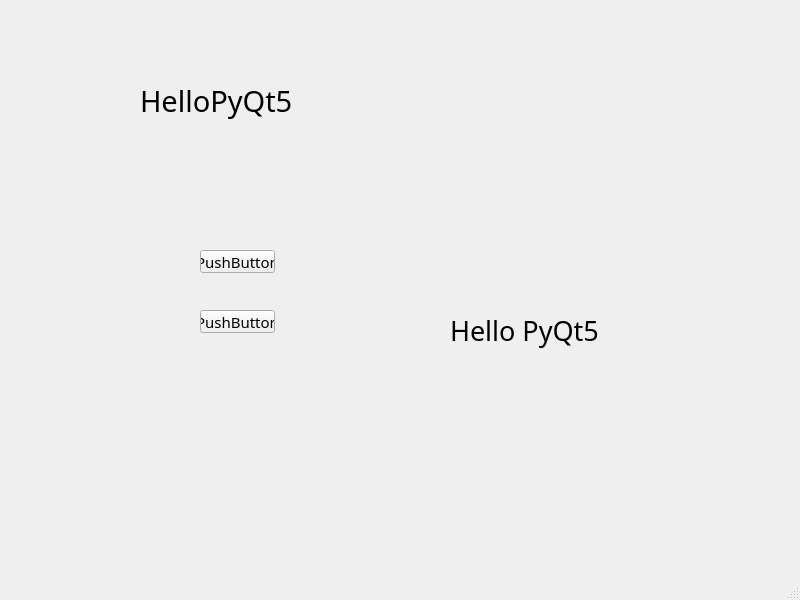
<?xml version="1.0" encoding="UTF-8"?>
<ui version="4.0">
 <class>MainWindow</class>
 <widget class="QMainWindow" name="MainWindow">
  <property name="geometry">
   <rect>
    <x>0</x>
    <y>0</y>
    <width>800</width>
    <height>600</height>
   </rect>
  </property>
  <property name="font">
   <font>
    <family>Agency FB</family>
    <pointsize>22</pointsize>
   </font>
  </property>
  <property name="windowTitle">
   <string>Say Hello</string>
  </property>
  <widget class="QWidget" name="centralwidget">
   <widget class="QLabel" name="label">
    <property name="geometry">
     <rect>
      <x>140</x>
      <y>40</y>
      <width>171</width>
      <height>121</height>
     </rect>
    </property>
    <property name="font">
     <font>
      <family>Juice ITC</family>
      <pointsize>22</pointsize>
     </font>
    </property>
    <property name="text">
     <string>HelloPyQt5</string>
    </property>
   </widget>
   <widget class="QLabel" name="label_2">
    <property name="geometry">
     <rect>
      <x>450</x>
      <y>260</y>
      <width>221</width>
      <height>141</height>
     </rect>
    </property>
    <property name="font">
     <font>
      <family>Agency FB</family>
      <pointsize>20</pointsize>
     </font>
    </property>
    <property name="cursor">
     <cursorShape>ArrowCursor</cursorShape>
    </property>
    <property name="autoFillBackground">
     <bool>false</bool>
    </property>
    <property name="frameShape">
     <enum>QFrame::NoFrame</enum>
    </property>
    <property name="frameShadow">
     <enum>QFrame::Plain</enum>
    </property>
    <property name="text">
     <string>Hello PyQt5</string>
    </property>
   </widget>
   <widget class="QPushButton" name="pushButton">
    <property name="geometry">
     <rect>
      <x>200</x>
      <y>250</y>
      <width>75</width>
      <height>23</height>
     </rect>
    </property>
    <property name="font">
     <font>
      <family>Agency FB</family>
      <pointsize>11</pointsize>
     </font>
    </property>
    <property name="text">
     <string>PushButton</string>
    </property>
   </widget>
   <widget class="QPushButton" name="pushButton_2">
    <property name="geometry">
     <rect>
      <x>200</x>
      <y>310</y>
      <width>75</width>
      <height>23</height>
     </rect>
    </property>
    <property name="font">
     <font>
      <family>Agency FB</family>
      <pointsize>11</pointsize>
     </font>
    </property>
    <property name="text">
     <string>PushButton</string>
    </property>
   </widget>
  </widget>
  <widget class="QMenuBar" name="menubar">
   <property name="geometry">
    <rect>
     <x>0</x>
     <y>0</y>
     <width>800</width>
     <height>39</height>
    </rect>
   </property>
  </widget>
  <widget class="QStatusBar" name="statusbar"/>
 </widget>
 <resources/>
 <connections/>
</ui>
